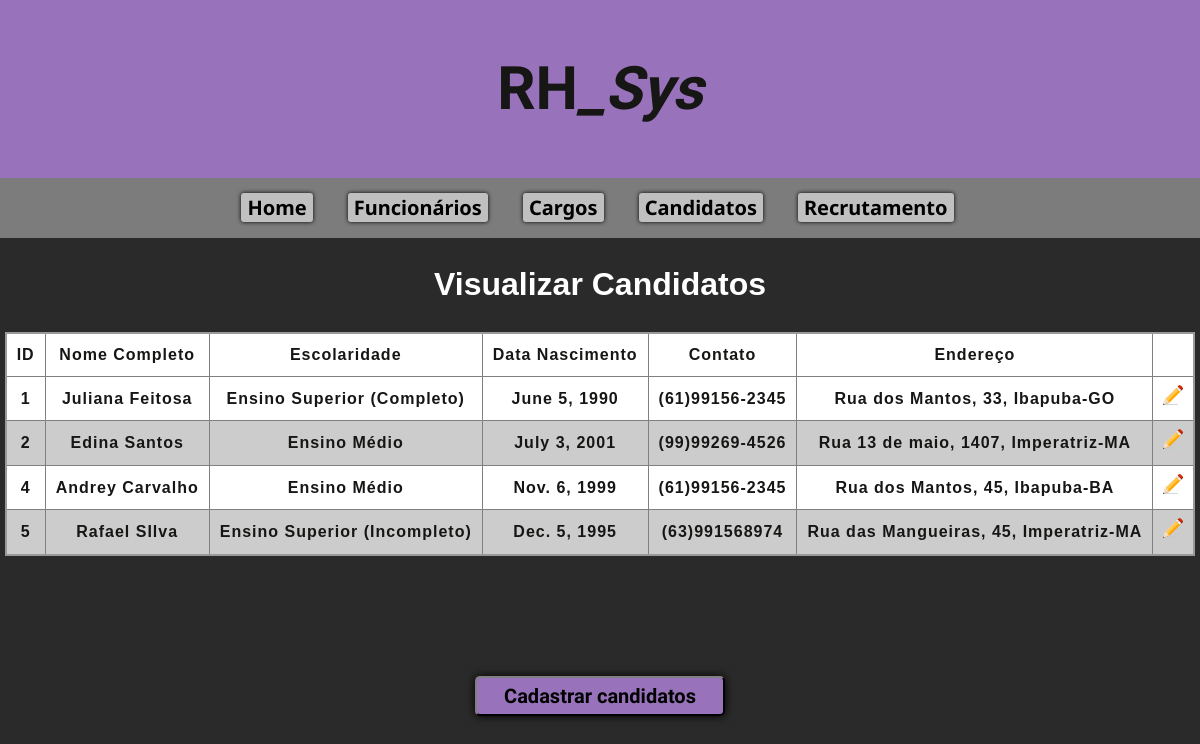
/candidatos/, run on an earlier commit of the app's database.
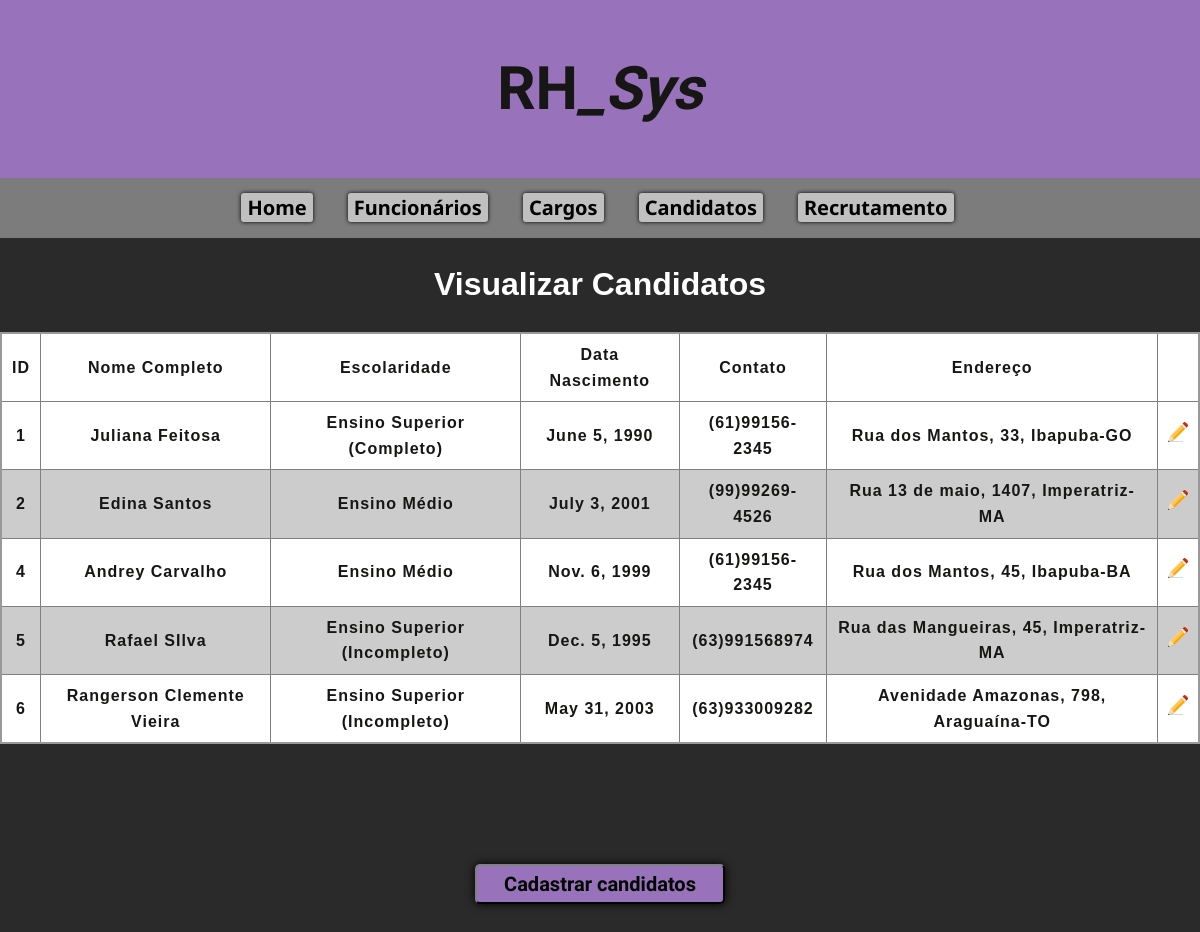
And on a later commit of the database.
### rh/models.py (models this page shows)
class Candidato(models.Model):
    nome_completo = models.CharField(max_length=100)
    data_nascimento = models.DateField()
    escolaridade = models.CharField(max_length=100)
    contato = models.CharField(max_length=100)
    endereco_rua = models.CharField(max_length=100)
    endereco_numero = models.CharField(max_length=5)
    endereco_cidade = models.CharField(max_length=50)
    endereco_estado = models.CharField(max_length=3)
    endereco_cep = models.CharField(max_length=10)
    def __str__(self):
        return f'nome_completo: {self.nome_completo} | contato: {self.contato}'

### rh/views.py (the view)
# urls.py: path('candidatos/', view_rh.candidatos,name='candidatos'),
def candidatos(request):
    candidatos = Candidato.objects.all()
    print(candidatos)
    context = {
        'title' : 'Visualizar Candidatos',
        'candidatos' : candidatos
    }
    return render(request, 'pages/listar/candidato.html', context)

### rh/templates/pages/listar/candidato.html
{% load static %}
{% load l10n %}
{% include "partials/menu.html" %}
<h1 style="color: #fff; font-weight:bold">
    <center>{{ title }}</center>
</h1>
<table style="padding:5px" class="listagem_tabela">
    <thead>
        <tr>
            <th scope="col">ID</th>
            <th scope="col">Nome Completo</th>
            <th scope="col">Escolaridade</th>
            <th scope="col">Data Nascimento</th>
            <th scope="col">Contato</th>
            <th scope="col">Endereço</th>
            <th scope="col" ></th>
        </tr>
    </thead>
    <tbody>
        {% for candidato in candidatos %}
            <tr>
                <th> {{ candidato.id }} </th>
                <th> {{ candidato.nome_completo}} </th>
                <th> {{ candidato.escolaridade }} </th>
                <th> {{ candidato.data_nascimento }} </th>
                <th> {{ candidato.contato }} </th>
                <th> {{ candidato.endereco_rua}}, {{candidato.endereco_numero}}, {{candidato.endereco_cidade}}-{{candidato.endereco_estado}} </th>
                <th>
                    <center>
                        <a href="{% url "editcandidato" candidato.id%}"><img src="{% static "img/editar.png" %}" width="20px" scrset=""></a>
                    </center>
                </th>
            </tr>
        {% endfor %}
    </tbody>
</table>
<div class="button_novo_candidato">
    <a href="{% url "cadcandidato" %}"><button class="novo_candidato">Cadastrar candidatos</button></a>
</div>
{% include "partials/final.html" %}

What changed in the data, as far as the page shows it:
added Candidato: id "6", nome_completo "Rangerson Clemente Vieira", escolaridade "Ensino Superior (Incompleto)", data_nascimento "May 31, 2003", contato "(63)933009282", endereco_rua "Avenidade Amazonas", endereco_numero "798", endereco_cidade "Araguaína", endereco_estado "TO"
